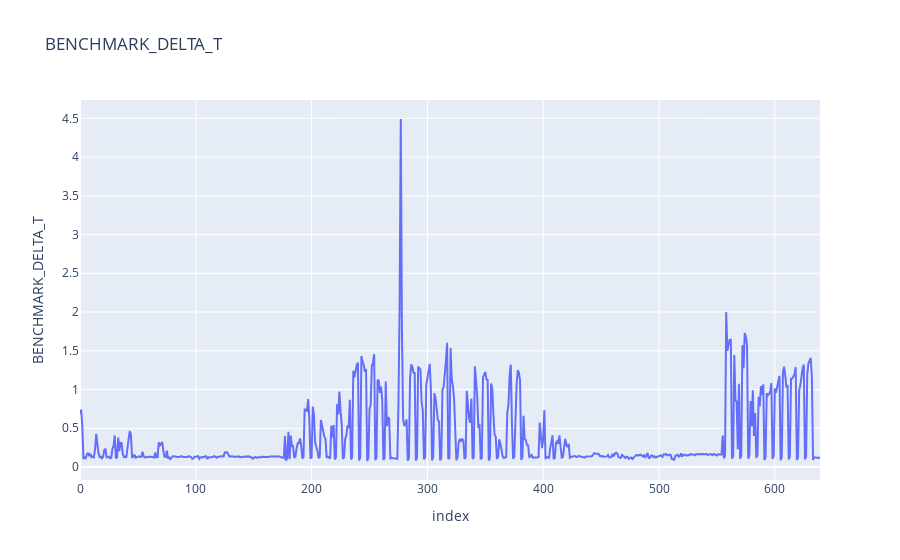

The cell this chart's notebook holds for it:
### Code cell
import plotly.express as px
px.line(data, y="BENCHMARK_DELTA_T", title="BENCHMARK_DELTA_T")

### Figure 1 — Plotly figure (JSON) as saved in the notebook; plotly's stock layout.template omitted (floating-point values rounded to 4 significant figures; data arrays with more than 128 entries replaced by an {"elided": "..."} marker saying what was removed)
{"data": [{"hovertemplate": "index=%{x}<br>BENCHMARK_DELTA_T=%{y}<extra></extra>", "legendgroup": "", "line": {"color": "#636efa", "dash": "solid"}, "marker": {"symbol": "circle"}, "mode": "lines", "name": "", "orientation": "v", "showlegend": false, "type": "scatter", "x": {"elided": "640 int values"}, "xaxis": "x", "y": {"elided": "640 float values"}, "yaxis": "y"}], "layout": {"legend": {"tracegroupgap": 0}, "title": {"text": "BENCHMARK_DELTA_T"}, "xaxis": {"anchor": "y", "domain": [0, 1], "title": {"text": "index"}}, "yaxis": {"anchor": "x", "domain": [0, 1], "title": {"text": "BENCHMARK_DELTA_T"}}}}
